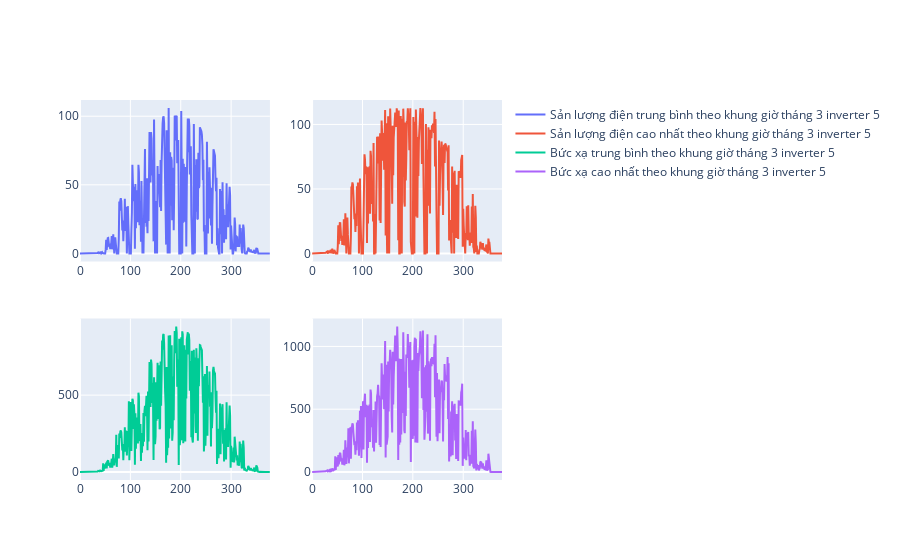

Write notebook code for a chart like this one.
### Markdown cell above
Tháng 3 inverter 5

### Code cell
df1_1=df1.groupby(['hour','day','month'])['Total input power(kW)'].mean()
df1_1=df1_1.reset_index()
df1_2=df1.groupby(['hour','day','month'])['Total input power(kW)'].max()
df1_2=df1_2.reset_index()
df1_3= df1.groupby(['hour','day','month'])['Irradiance(W/㎡)'].mean()
df1_3=df1_3.reset_index()
df1_4= df1.groupby(['hour','day','month'])['Irradiance(W/㎡)'].max()
df1_4=df1_4.reset_index()
#Tháng 3 inverter 5 
fig = go.Figure()
from plotly.subplots import make_subplots
fig = make_subplots(rows=2, cols=2)
fig.add_trace(go.Scatter(
    x=df1_1.index,
    y=df1_1[df1_1['month']==3]['Total input power(kW)'],
    name="Sản lượng điện trung bình theo khung giờ tháng 3 inverter 5 "), row=1, col=1)
fig.add_trace(go.Scatter(
    x=df1_2.index,
    y=df1_2[df1_2['month']==3]['Total input power(kW)'],
    name="Sản lượng điện cao nhất theo khung giờ tháng 3 inverter 5"),row=1, col=2)
fig.add_trace(go.Scatter(
    x=df1_3.index,
    y=df1_3[df1_3['month']==3]['Irradiance(W/㎡)'],
    name="Bức xạ trung bình theo khung giờ tháng 3 inverter 5") ,row=2, col=1)
fig.add_trace(go.Scatter(
    x=df1_4.index,
    y=df1_4[df1_4['month']==3]['Irradiance(W/㎡)'],
    name="Bức xạ cao nhất theo khung giờ tháng 3 inverter 5") ,row=2, col=2)
fig . update_traces (
    showlegend = True 
    )
fig.update_xaxes(
    rangeslider_visible=False,
)
fig.show()

### Figure 1 — Plotly figure (JSON) as saved in the notebook; plotly's stock layout.template omitted (floating-point values rounded to 4 significant figures; data arrays with more than 128 entries replaced by an {"elided": "..."} marker saying what was removed)
{"data": [{"name": "Sản lượng điện trung bình theo khung giờ tháng 3 inverter 5 ", "showlegend": true, "type": "scatter", "x": {"elided": "2646 int values"}, "xaxis": "x", "y": {"elided": "378 float values"}, "yaxis": "y"}, {"name": "Sản lượng điện cao nhất theo khung giờ tháng 3 inverter 5", "showlegend": true, "type": "scatter", "x": {"elided": "2646 int values"}, "xaxis": "x2", "y": {"elided": "378 float values"}, "yaxis": "y2"}, {"name": "Bức xạ trung bình theo khung giờ tháng 3 inverter 5", "showlegend": true, "type": "scatter", "x": {"elided": "2646 int values"}, "xaxis": "x3", "y": {"elided": "378 float values"}, "yaxis": "y3"}, {"name": "Bức xạ cao nhất theo khung giờ tháng 3 inverter 5", "showlegend": true, "type": "scatter", "x": {"elided": "2646 int values"}, "xaxis": "x4", "y": {"elided": "378 float values"}, "yaxis": "y4"}], "layout": {"xaxis": {"anchor": "y", "domain": [0, 0.45], "rangeslider": {"visible": false}}, "xaxis2": {"anchor": "y2", "domain": [0.55, 1], "rangeslider": {"visible": false}}, "xaxis3": {"anchor": "y3", "domain": [0, 0.45], "rangeslider": {"visible": false}}, "xaxis4": {"anchor": "y4", "domain": [0.55, 1], "rangeslider": {"visible": false}}, "yaxis": {"anchor": "x", "domain": [0.575, 1]}, "yaxis2": {"anchor": "x2", "domain": [0.575, 1]}, "yaxis3": {"anchor": "x3", "domain": [0, 0.425]}, "yaxis4": {"anchor": "x4", "domain": [0, 0.425]}}}
